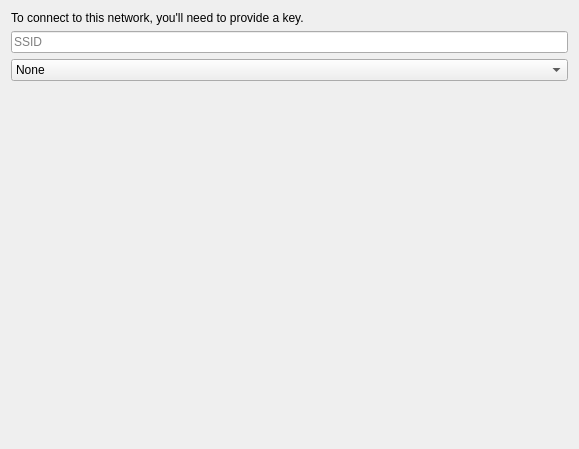
<?xml version="1.0" encoding="UTF-8"?>
<ui version="4.0">
 <class>SecurityInformationWidget</class>
 <widget class="QWidget" name="SecurityInformationWidget">
  <property name="geometry">
   <rect>
    <x>0</x>
    <y>0</y>
    <width>579</width>
    <height>449</height>
   </rect>
  </property>
  <property name="windowTitle">
   <string>Form</string>
  </property>
  <layout class="QVBoxLayout" name="verticalLayout">
   <item>
    <widget class="QLabel" name="securityDescriptionLabel">
     <property name="text">
      <string notr="true">To connect to this network, you'll need to provide a key.</string>
     </property>
    </widget>
   </item>
   <item>
    <widget class="QLineEdit" name="SecuritySsidEdit">
     <property name="placeholderText">
      <string>SSID</string>
     </property>
    </widget>
   </item>
   <item>
    <widget class="QComboBox" name="SecurityType">
     <item>
      <property name="text">
       <string>None</string>
      </property>
     </item>
     <item>
      <property name="text">
       <string>Static WEP</string>
      </property>
     </item>
     <item>
      <property name="text">
       <string>Dynamic WEP</string>
      </property>
     </item>
     <item>
      <property name="text">
       <string>WPA/WPA2 PSK</string>
      </property>
     </item>
     <item>
      <property name="text">
       <string>WPA/WPA2 Enterprise</string>
      </property>
     </item>
    </widget>
   </item>
   <item>
    <widget class="QStackedWidget" name="SecurityKeysStack">
     <property name="sizePolicy">
      <sizepolicy hsizetype="Preferred" vsizetype="Maximum">
       <horstretch>0</horstretch>
       <verstretch>0</verstretch>
      </sizepolicy>
     </property>
     <property name="currentIndex">
      <number>0</number>
     </property>
     <widget class="QWidget" name="page">
      <layout class="QVBoxLayout" name="verticalLayout_7">
       <property name="leftMargin">
        <number>0</number>
       </property>
       <property name="topMargin">
        <number>0</number>
       </property>
       <property name="rightMargin">
        <number>0</number>
       </property>
       <property name="bottomMargin">
        <number>0</number>
       </property>
      </layout>
     </widget>
     <widget class="QWidget" name="page_2">
      <layout class="QVBoxLayout" name="verticalLayout_8">
       <property name="leftMargin">
        <number>0</number>
       </property>
       <property name="topMargin">
        <number>0</number>
       </property>
       <property name="rightMargin">
        <number>0</number>
       </property>
       <property name="bottomMargin">
        <number>0</number>
       </property>
       <item>
        <widget class="QLineEdit" name="securityKey">
         <property name="inputMask">
          <string/>
         </property>
         <property name="echoMode">
          <enum>QLineEdit::Password</enum>
         </property>
         <property name="placeholderText">
          <string>Security Key</string>
         </property>
        </widget>
       </item>
       <item>
        <spacer name="verticalSpacer_2">
         <property name="orientation">
          <enum>Qt::Vertical</enum>
         </property>
         <property name="sizeHint" stdset="0">
          <size>
           <width>20</width>
           <height>40</height>
          </size>
         </property>
        </spacer>
       </item>
      </layout>
     </widget>
     <widget class="QWidget" name="page_3">
      <layout class="QGridLayout" name="gridLayout">
       <property name="leftMargin">
        <number>0</number>
       </property>
       <property name="topMargin">
        <number>0</number>
       </property>
       <property name="rightMargin">
        <number>0</number>
       </property>
       <property name="bottomMargin">
        <number>0</number>
       </property>
       <item row="0" column="1">
        <widget class="QComboBox" name="EnterpriseAuthMethod">
         <property name="sizePolicy">
          <sizepolicy hsizetype="Expanding" vsizetype="Fixed">
           <horstretch>0</horstretch>
           <verstretch>0</verstretch>
          </sizepolicy>
         </property>
         <item>
          <property name="text">
           <string>TLS</string>
          </property>
         </item>
         <item>
          <property name="text">
           <string>LEAP</string>
          </property>
         </item>
         <item>
          <property name="text">
           <string>FAST</string>
          </property>
         </item>
         <item>
          <property name="text">
           <string>TTLS</string>
          </property>
         </item>
         <item>
          <property name="text">
           <string>PEAP</string>
          </property>
         </item>
        </widget>
       </item>
       <item row="0" column="0">
        <widget class="QLabel" name="label_2">
         <property name="text">
          <string>EAP Method</string>
         </property>
        </widget>
       </item>
       <item row="1" column="0" colspan="2">
        <widget class="QStackedWidget" name="WpaEnterpriseAuthDetails">
         <property name="currentIndex">
          <number>0</number>
         </property>
         <widget class="QWidget" name="page_4">
          <layout class="QGridLayout" name="gridLayout_2">
           <property name="leftMargin">
            <number>0</number>
           </property>
           <property name="topMargin">
            <number>0</number>
           </property>
           <property name="rightMargin">
            <number>0</number>
           </property>
           <property name="bottomMargin">
            <number>0</number>
           </property>
           <item row="2" column="1">
            <widget class="QLineEdit" name="EnterpriseTLSCACertificate"/>
           </item>
           <item row="5" column="0">
            <widget class="QLabel" name="label_7">
             <property name="text">
              <string>Servers</string>
             </property>
            </widget>
           </item>
           <item row="6" column="0">
            <widget class="QLabel" name="label_8">
             <property name="text">
              <string>Private Key</string>
             </property>
            </widget>
           </item>
           <item row="2" column="0">
            <widget class="QLabel" name="label_4">
             <property name="text">
              <string>CA Certificate</string>
             </property>
            </widget>
           </item>
           <item row="1" column="0">
            <widget class="QLabel" name="label_3">
             <property name="text">
              <string>User Certificate</string>
             </property>
            </widget>
           </item>
           <item row="3" column="0">
            <widget class="QLabel" name="label_5">
             <property name="text">
              <string>Subject Match</string>
             </property>
            </widget>
           </item>
           <item row="0" column="0">
            <widget class="QLabel" name="label">
             <property name="text">
              <string>Identity</string>
             </property>
            </widget>
           </item>
           <item row="4" column="0">
            <widget class="QLabel" name="label_6">
             <property name="text">
              <string>Alternative Subject Matches</string>
             </property>
            </widget>
           </item>
           <item row="7" column="0">
            <widget class="QLabel" name="label_13">
             <property name="text">
              <string>Private Key Password</string>
             </property>
            </widget>
           </item>
           <item row="2" column="2">
            <widget class="QPushButton" name="EnterpriseTLSCACertificateSelect">
             <property name="text">
              <string>Select</string>
             </property>
            </widget>
           </item>
           <item row="0" column="1" colspan="2">
            <widget class="QLineEdit" name="EnterpriseTLSIdentity"/>
           </item>
           <item row="3" column="1" colspan="2">
            <widget class="QLineEdit" name="EnterpriseTLSSubjectMatch"/>
           </item>
           <item row="4" column="1" colspan="2">
            <widget class="QLineEdit" name="EnterpriseTLSAlternateSubjectMatch"/>
           </item>
           <item row="5" column="1" colspan="2">
            <widget class="QLineEdit" name="EnterpriseTLSServers"/>
           </item>
           <item row="6" column="1" colspan="2">
            <widget class="QLineEdit" name="EnterpriseTLSPrivateKey"/>
           </item>
           <item row="7" column="1" colspan="2">
            <widget class="QLineEdit" name="EnterpriseTLSPrivateKeyPassword">
             <property name="echoMode">
              <enum>QLineEdit::Password</enum>
             </property>
            </widget>
           </item>
           <item row="1" column="1">
            <widget class="QLineEdit" name="EnterpriseTLSUserCertificate"/>
           </item>
           <item row="1" column="2">
            <widget class="QPushButton" name="EnterpriseTLSUserCertificateSelect">
             <property name="text">
              <string>Select</string>
             </property>
            </widget>
           </item>
          </layout>
         </widget>
         <widget class="QWidget" name="page_5">
          <layout class="QGridLayout" name="gridLayout_3">
           <property name="leftMargin">
            <number>0</number>
           </property>
           <property name="topMargin">
            <number>0</number>
           </property>
           <property name="rightMargin">
            <number>0</number>
           </property>
           <property name="bottomMargin">
            <number>0</number>
           </property>
           <item row="2" column="0">
            <spacer name="verticalSpacer_3">
             <property name="orientation">
              <enum>Qt::Vertical</enum>
             </property>
             <property name="sizeHint" stdset="0">
              <size>
               <width>20</width>
               <height>40</height>
              </size>
             </property>
            </spacer>
           </item>
           <item row="0" column="0">
            <widget class="QLabel" name="label_14">
             <property name="text">
              <string>Username</string>
             </property>
            </widget>
           </item>
           <item row="1" column="0">
            <widget class="QLabel" name="label_15">
             <property name="text">
              <string>Password</string>
             </property>
            </widget>
           </item>
           <item row="0" column="1">
            <widget class="QLineEdit" name="EnterpriseLEAPUsername"/>
           </item>
           <item row="1" column="1">
            <widget class="QLineEdit" name="EnterpriseLEAPPassword">
             <property name="echoMode">
              <enum>QLineEdit::Password</enum>
             </property>
            </widget>
           </item>
          </layout>
         </widget>
         <widget class="QWidget" name="page_6">
          <layout class="QGridLayout" name="gridLayout_5">
           <property name="leftMargin">
            <number>0</number>
           </property>
           <property name="topMargin">
            <number>0</number>
           </property>
           <property name="rightMargin">
            <number>0</number>
           </property>
           <property name="bottomMargin">
            <number>0</number>
           </property>
           <item row="4" column="0">
            <widget class="QLabel" name="label_25">
             <property name="text">
              <string>Username</string>
             </property>
            </widget>
           </item>
           <item row="3" column="0">
            <widget class="QLabel" name="label_24">
             <property name="text">
              <string>Phase 2 Authentication</string>
             </property>
            </widget>
           </item>
           <item row="5" column="0">
            <widget class="QLabel" name="label_26">
             <property name="text">
              <string>Password</string>
             </property>
            </widget>
           </item>
           <item row="0" column="0">
            <widget class="QLabel" name="label_22">
             <property name="text">
              <string>Anonymous Identity</string>
             </property>
            </widget>
           </item>
           <item row="2" column="0">
            <widget class="QLabel" name="label_23">
             <property name="text">
              <string>PAC file</string>
             </property>
            </widget>
           </item>
           <item row="6" column="0">
            <spacer name="verticalSpacer_5">
             <property name="orientation">
              <enum>Qt::Vertical</enum>
             </property>
             <property name="sizeHint" stdset="0">
              <size>
               <width>20</width>
               <height>40</height>
              </size>
             </property>
            </spacer>
           </item>
           <item row="0" column="1">
            <widget class="QLineEdit" name="EnterpriseFASTAnonymousIdentity"/>
           </item>
           <item row="1" column="1">
            <widget class="QFrame" name="frame">
             <property name="frameShape">
              <enum>QFrame::NoFrame</enum>
             </property>
             <property name="frameShadow">
              <enum>QFrame::Raised</enum>
             </property>
             <layout class="QHBoxLayout" name="horizontalLayout_7">
              <property name="leftMargin">
               <number>0</number>
              </property>
              <property name="topMargin">
               <number>0</number>
              </property>
              <property name="rightMargin">
               <number>0</number>
              </property>
              <property name="bottomMargin">
               <number>0</number>
              </property>
              <item>
               <widget class="QCheckBox" name="EnterpriseFASTPacProvisioningAnonymous">
                <property name="text">
                 <string>Anonymous</string>
                </property>
               </widget>
              </item>
              <item>
               <widget class="QCheckBox" name="EnterpriseFASTPacProvisioningAuthenticated">
                <property name="text">
                 <string>Authenticated</string>
                </property>
               </widget>
              </item>
              <item>
               <spacer name="horizontalSpacer_7">
                <property name="orientation">
                 <enum>Qt::Horizontal</enum>
                </property>
                <property name="sizeHint" stdset="0">
                 <size>
                  <width>40</width>
                  <height>20</height>
                 </size>
                </property>
               </spacer>
              </item>
             </layout>
            </widget>
           </item>
           <item row="1" column="0">
            <widget class="QLabel" name="label_27">
             <property name="text">
              <string>Automatic PAC Provisioning</string>
             </property>
            </widget>
           </item>
           <item row="2" column="1">
            <widget class="QLineEdit" name="EnterpriseFASTPacFile"/>
           </item>
           <item row="3" column="1">
            <widget class="QComboBox" name="EnterpriseFASTPhase2Auth">
             <item>
              <property name="text">
               <string>GTC</string>
              </property>
             </item>
             <item>
              <property name="text">
               <string>MSCHAPv2</string>
              </property>
             </item>
            </widget>
           </item>
           <item row="4" column="1">
            <widget class="QLineEdit" name="EnterpriseFASTUsername"/>
           </item>
           <item row="5" column="1">
            <widget class="QLineEdit" name="EnterpriseFASTPassword">
             <property name="echoMode">
              <enum>QLineEdit::Password</enum>
             </property>
            </widget>
           </item>
          </layout>
         </widget>
         <widget class="QWidget" name="page_8">
          <layout class="QGridLayout" name="gridLayout_4">
           <property name="leftMargin">
            <number>0</number>
           </property>
           <property name="topMargin">
            <number>0</number>
           </property>
           <property name="rightMargin">
            <number>0</number>
           </property>
           <property name="bottomMargin">
            <number>0</number>
           </property>
           <item row="6" column="0">
            <spacer name="verticalSpacer_4">
             <property name="orientation">
              <enum>Qt::Vertical</enum>
             </property>
             <property name="sizeHint" stdset="0">
              <size>
               <width>20</width>
               <height>40</height>
              </size>
             </property>
            </spacer>
           </item>
           <item row="4" column="0">
            <widget class="QLabel" name="label_20">
             <property name="text">
              <string>Username</string>
             </property>
            </widget>
           </item>
           <item row="2" column="0">
            <widget class="QLabel" name="peapVersionLabel">
             <property name="text">
              <string>PEAP version</string>
             </property>
            </widget>
           </item>
           <item row="1" column="0">
            <widget class="QLabel" name="label_17">
             <property name="text">
              <string>CA Certificate</string>
             </property>
            </widget>
           </item>
           <item row="5" column="0">
            <widget class="QLabel" name="label_21">
             <property name="text">
              <string>Password</string>
             </property>
            </widget>
           </item>
           <item row="3" column="0">
            <widget class="QLabel" name="label_19">
             <property name="text">
              <string>Phase 2 Authentication</string>
             </property>
            </widget>
           </item>
           <item row="1" column="1">
            <widget class="QLineEdit" name="EnterprisePEAPCaCertificate"/>
           </item>
           <item row="0" column="0">
            <widget class="QLabel" name="label_16">
             <property name="text">
              <string>Anonymous Identity</string>
             </property>
            </widget>
           </item>
           <item row="1" column="2">
            <widget class="QPushButton" name="EnterprisePEAPCaCertificateSelect">
             <property name="text">
              <string>Select</string>
             </property>
            </widget>
           </item>
           <item row="0" column="1" colspan="2">
            <widget class="QLineEdit" name="EnterprisePEAPAnonymousIdentity"/>
           </item>
           <item row="3" column="1" colspan="2">
            <widget class="QComboBox" name="EnterprisePEAPPhase2Auth">
             <item>
              <property name="text">
               <string>MSCHAPv2</string>
              </property>
             </item>
             <item>
              <property name="text">
               <string>MD5</string>
              </property>
             </item>
             <item>
              <property name="text">
               <string>GTC</string>
              </property>
             </item>
            </widget>
           </item>
           <item row="4" column="1" colspan="2">
            <widget class="QLineEdit" name="EnterprisePEAPUsername"/>
           </item>
           <item row="5" column="1" colspan="2">
            <widget class="QLineEdit" name="EnterprisePEAPPassword">
             <property name="echoMode">
              <enum>QLineEdit::Password</enum>
             </property>
            </widget>
           </item>
           <item row="2" column="1" colspan="2">
            <widget class="QFrame" name="peapVersionButtons">
             <layout class="QHBoxLayout" name="horizontalLayout_4">
              <property name="leftMargin">
               <number>0</number>
              </property>
              <property name="topMargin">
               <number>0</number>
              </property>
              <property name="rightMargin">
               <number>0</number>
              </property>
              <property name="bottomMargin">
               <number>0</number>
              </property>
              <item>
               <widget class="QRadioButton" name="EnterprisePEAPAuto">
                <property name="text">
                 <string>Auto&amp;matic</string>
                </property>
                <property name="checked">
                 <bool>true</bool>
                </property>
               </widget>
              </item>
              <item>
               <widget class="QRadioButton" name="EnterprisePEAPVer0">
                <property name="text">
                 <string>Version &amp;0</string>
                </property>
               </widget>
              </item>
              <item>
               <widget class="QRadioButton" name="EnterprisePEAPVer1">
                <property name="text">
                 <string>Version &amp;1</string>
                </property>
               </widget>
              </item>
              <item>
               <spacer name="horizontalSpacer_4">
                <property name="orientation">
                 <enum>Qt::Horizontal</enum>
                </property>
                <property name="sizeHint" stdset="0">
                 <size>
                  <width>40</width>
                  <height>20</height>
                 </size>
                </property>
               </spacer>
              </item>
             </layout>
            </widget>
           </item>
          </layout>
         </widget>
        </widget>
       </item>
      </layout>
     </widget>
    </widget>
   </item>
   <item>
    <spacer name="verticalSpacer">
     <property name="orientation">
      <enum>Qt::Vertical</enum>
     </property>
     <property name="sizeHint" stdset="0">
      <size>
       <width>20</width>
       <height>40</height>
      </size>
     </property>
    </spacer>
   </item>
  </layout>
 </widget>
 <resources/>
 <connections/>
</ui>
